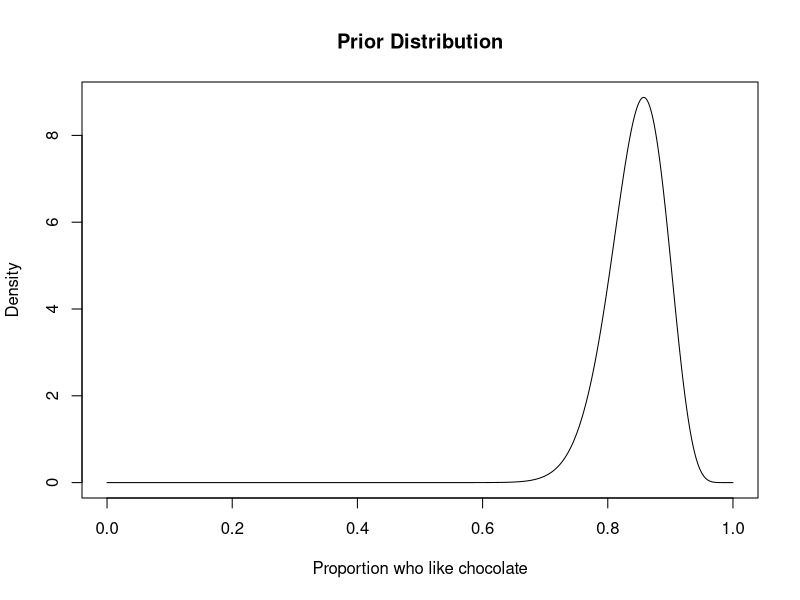
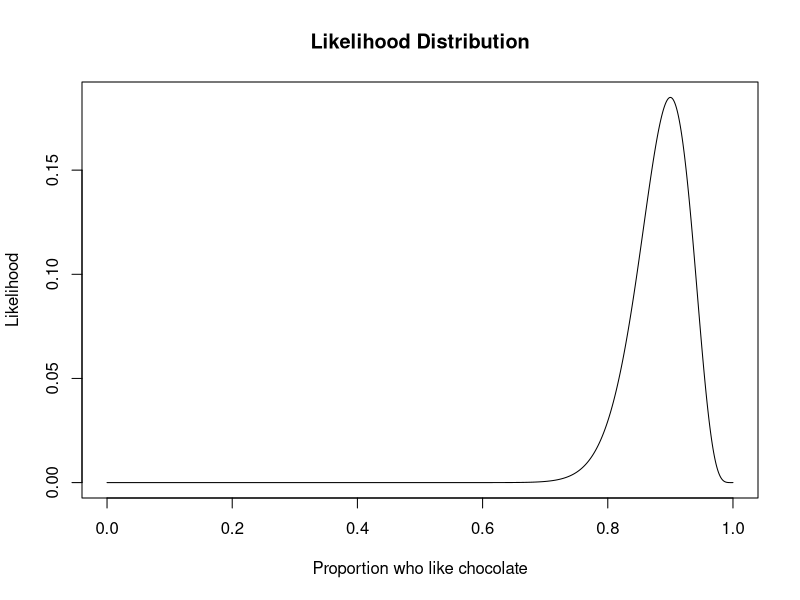
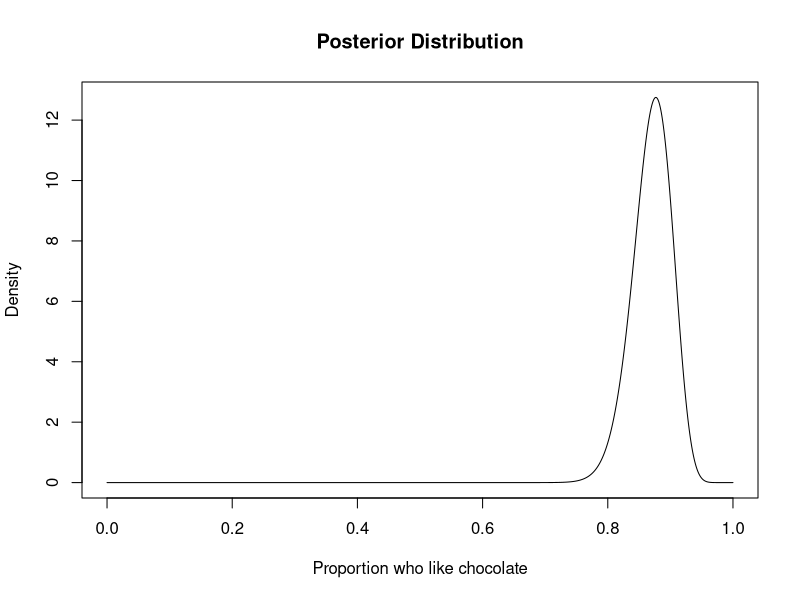

Reproduce these figures in R, in order.
## ---- chunk 1
# Number of people surveyed
total <- 50

# Number of people who like chocolate
successes <- 45
## ---- chunk 2
# Set the parameters for the prior beta distribution
a <- 52.22
b <- 9.52

# Plot the prior distribution
p <- seq(0, 1, length = 1000)
plot(p, dbeta(p, a, b),
     type = "l",
     xlab = "Proportion who like chocolate",
     ylab = "Density",
     main = "Prior Distribution")
## ---- chunk 3
# Calculate the likelihood
likelihood <- dbinom(successes, size = total, prob = p)

# Plot the likelihood
plot(p, likelihood,
     type = "l",
     xlab = "Proportion who like chocolate",
     ylab = "Likelihood",
     main = "Likelihood Distribution")
## ---- chunk 4
# Calculate posterior parameters
posterior_a <- a + successes
posterior_b <- b + (total - successes)

# Plot the posterior distribution
plot(p, dbeta(p, posterior_a, posterior_b),
     type = "l",
     xlab = "Proportion who like chocolate",
     ylab = "Density",
     main = "Posterior Distribution")
## ---- chunk 5
# Calculate the posterior mean
posterior_mean <- posterior_a / (posterior_a + posterior_b)

posterior_mean
